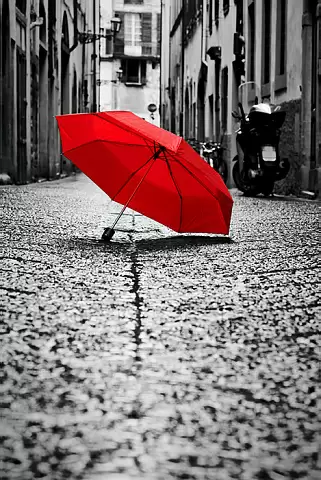
#> input picture image.jpg, 321 x 480 px
$ python 'цоз 5.py'
#> lines starting #> are read from the running program, lines starting #| are printed output that depends on the picture
import cv2
import numpy as np
import matplotlib.pyplot as plt
from math import sqrt, exp
from skimage.metrics import peak_signal_noise_ratio as psnr

# Функція для обчислення відстані
def distance(point1, point2):
    return sqrt((point1[0] - point2[0]) ** 2 + (point1[1] - point2[1]) ** 2)

# Низькочастотні фільтри
def butterworth_lp(D0, img_shape, n):
    base = np.zeros(img_shape[:2])
    rows, cols = img_shape[:2]
    center = (rows / 2, cols / 2)
    for x in range(cols):
        for y in range(rows):
            base[y, x] = 1 / (1 + (distance((y, x), center) / D0) ** (2 * n))
    return base

def gaussian_lp(D0, img_shape):
    base = np.zeros(img_shape[:2])
    rows, cols = img_shape[:2]
    center = (rows / 2, cols / 2)
    for x in range(cols):
        for y in range(rows):
            base[y, x] = exp(((-distance((y, x), center) ** 2) / (2 * (D0 ** 2))))
    return base

# Високочастотні фільтри (1 - низькочастотний фільтр)
def butterworth_hp(D0, img_shape, n):
    return 1 - butterworth_lp(D0, img_shape, n)

def gaussian_hp(D0, img_shape):
    return 1 - gaussian_lp(D0, img_shape)

# Функція для застосування фільтра
def apply_filter(img, filter_kernel):
    dft = np.fft.fft2(img)
    dft_shifted = np.fft.fftshift(dft)
    filtered_dft = dft_shifted * filter_kernel
    idft_shifted = np.fft.ifftshift(filtered_dft)
    filtered_img = np.fft.ifft2(idft_shifted)
    return np.abs(filtered_img)

# Завантаження зображення
image = cv2.imread('image.jpg', cv2.IMREAD_GRAYSCALE)
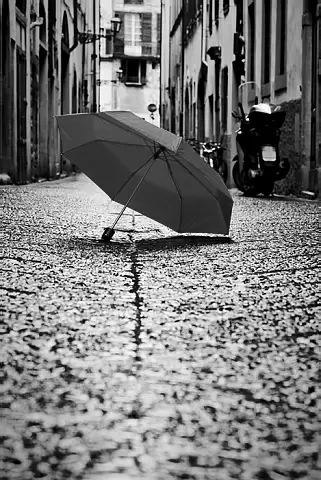
#> image: shape (480, 321); min 0, max 255, mean 119.8
if image is None:
    raise ValueError("Помилка: зображення не завантажено. Перевірте шлях до файлу.")

D0 = 50  # Гранична частота
n = 2  # Порядок фільтра Баттерворта

# Створення низькочастотних фільтрів
butter_lp_filter = butterworth_lp(D0, image.shape, n)
gaussian_lp_filter = gaussian_lp(D0, image.shape)

# Створення високочастотних фільтрів
butter_hp_filter = butterworth_hp(D0, image.shape, n)
gaussian_hp_filter = gaussian_hp(D0, image.shape)

# Застосування фільтрів
butter_lp_image = apply_filter(image, butter_lp_filter)
#> in apply_filter, `return np.abs(filtered_img)`:
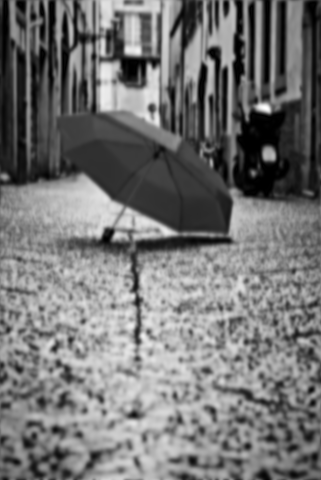
#> returned value: shape (480, 321) float64; min 0.00166, max 261.1, mean 119.9; drawn with min black and max white
gaussian_lp_image = apply_filter(image, gaussian_lp_filter)
butter_hp_image = apply_filter(image, butter_hp_filter)
#> in apply_filter (call 3), `return np.abs(filtered_img)`:
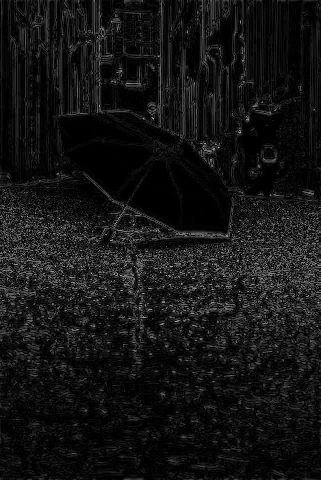
#> returned value: shape (480, 321) float64; min 0.000594, max 188.1, mean 20.2
gaussian_hp_image = apply_filter(image, gaussian_hp_filter)

# Обчислення PSNR
psnr_butter_lp = psnr(image, butter_lp_image)
#> psnr_butter_lp = 18.36
psnr_gaussian_lp = psnr(image, gaussian_lp_image)
#> psnr_gaussian_lp = 19.03
psnr_butter_hp = psnr(image, butter_hp_image)
#> psnr_butter_hp = 6.25
psnr_gaussian_hp = psnr(image, gaussian_hp_image)
#> psnr_gaussian_hp = 6.18

print(f'PSNR Баттерворта (НЧ): {psnr_butter_lp:.2f} дБ')
#| PSNR Баттерворта (НЧ): 18.36 дБ
print(f'PSNR Гауса (НЧ): {psnr_gaussian_lp:.2f} дБ')
#| PSNR Гауса (НЧ): 19.03 дБ
print(f'PSNR Баттерворта (ВЧ): {psnr_butter_hp:.2f} дБ')
#| PSNR Баттерворта (ВЧ): 6.25 дБ
print(f'PSNR Гауса (ВЧ): {psnr_gaussian_hp:.2f} дБ')
#| PSNR Гауса (ВЧ): 6.18 дБ

# Візуалізація результатів
plt.figure(figsize=(12, 8))

plt.subplot(231)
plt.imshow(image, cmap='gray')
plt.title('Оригінальне зображення')
plt.axis('off')

plt.subplot(232)
plt.imshow(butter_lp_image, cmap='gray')
plt.title('Фільтр Баттерворта (НЧ)')
plt.axis('off')

plt.subplot(233)
plt.imshow(gaussian_lp_image, cmap='gray')
plt.title('Гаусівський фільтр (НЧ)')
plt.axis('off')

plt.subplot(234)
plt.imshow(butter_hp_image, cmap='gray')
plt.title('Фільтр Баттерворта (ВЧ)')
plt.axis('off')

plt.subplot(235)
plt.imshow(gaussian_hp_image, cmap='gray')
plt.title('Гаусівський фільтр (ВЧ)')
plt.axis('off')

plt.tight_layout()
plt.show()
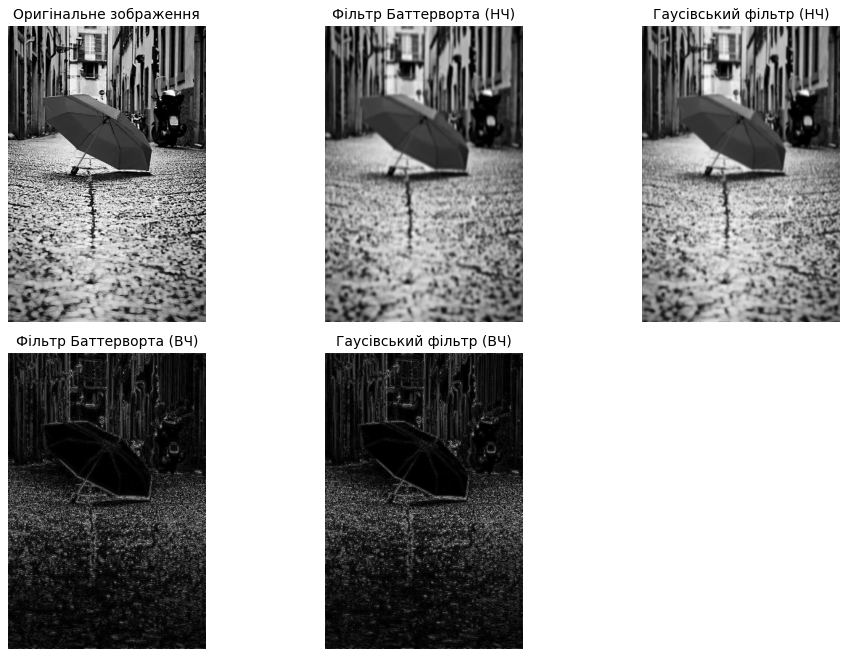
#> figure drawn by matplotlib, 5 panels
